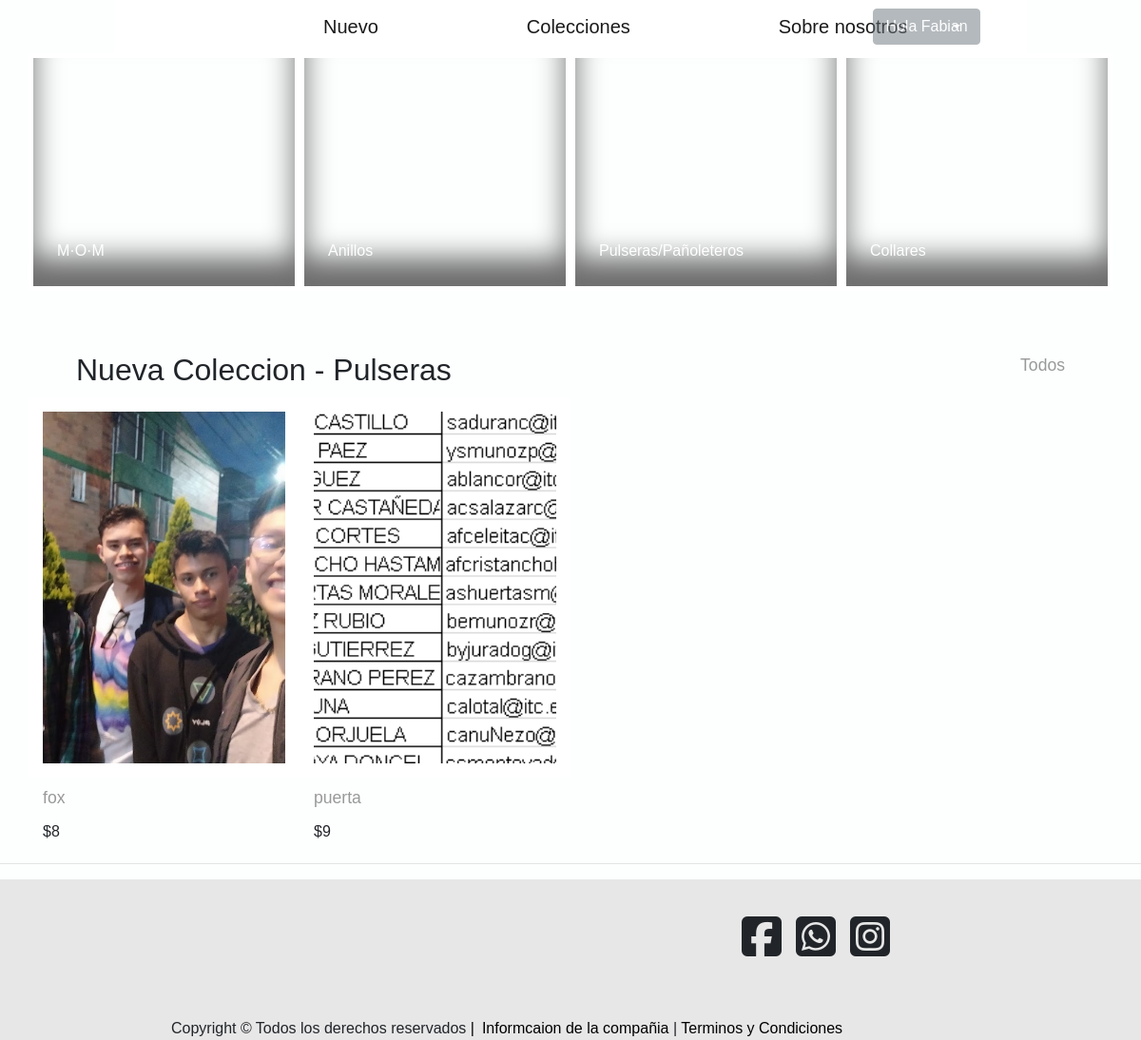
The page /coleccion-pulseras.php (signed in) on the database its author committed.
### tables this page shows
CREATE TABLE `users` (
  `id` int(11) NOT NULL,
  `nombre` varchar(80) NOT NULL,
  `contraseña` varchar(200) NOT NULL,
  `correo` varchar(100) NOT NULL,
  `id_rol` int(11) NOT NULL DEFAULT 1
);

CREATE TABLE `productos` (
  `id` int(11) NOT NULL,
  `nombre` varchar(200) NOT NULL,
  `precio` double NOT NULL,
  `imagen_id` varchar(200) NOT NULL,
  `categoria_id` int(11) NOT NULL
);

### coleccion-pulseras.php (the view, shortened to what this page needs)
<?php
include('conexion.php');
include_once('header.php');
$sql = "SELECT p.* FROM productos p LEFT JOIN categorias c ON p.categoria_id= c.id WHERE p.categoria_id=33 ";
$llamado = $mbd->prepare($sql);
$llamado->execute();
$descripcion = $llamado->fetchAll();
if (isset($_SESSION["id"])) {
  $id = $_SESSION["id"];
  $sql = "SELECT `id`, `correo`,  `nombre`, `contraseña` FROM `users` WHERE `id`= '$id'";
  $sentencia = $mbd->prepare($sql);
  $sentencia->execute();
  $result = $sentencia->fetch(PDO::FETCH_ASSOC);
  if (count($result) > 0) {
    $users = $result;
  } else {
    echo "Mensaje bla bla bla";
  }
}
?>
<body>
  <header>
    <nav class="navbar navbar-expand-lg navbar-light  mx-auto">
      <a class="navbar-brand  ml-5" href="nuevo.php">Nuevo</a>
      <div class="collapse navbar-collapse" id="navbarTogglerDemo02">
        <ul class="navbar-nav mr-auto mt-2 mt-lg-0">
          <li class="nav-item active">
            <a class="navbar-brand" href="#">Colecciones<span class="sr-only">(current)</span></a>
          </li>
          <li class="nav-item">
            <a class="navbar-brand" href="#">Sobre nosotros</a>
          </li>
        </ul>
        <div class="d-grid gap-2  ml-5">
          <?php if (!empty($users)) : ?>
            <div class="btn-group">
            <button style="opacity: 0.5;" type="button" class="btn btn-secondary dropdown-toggle" data-toggle="dropdown" aria-haspopup="true" aria-expanded="false">
            Hola <?= $users["nombre"];
            ?>
            </button>
          </div>
            <?php else :  ?>
              <p style="display: inline; color:lightslategray"><?= "Ingresar" ?></p>
              <a style="display: inline-flex; color:lightslategray" href="/Pulseras/admin.php"><i class="fal fa-user icono"></i> </a>
            <?php endif ?>
        </div>
      </div>
    </nav>
  </header>
  <div style="cursor: pointer;"  class="section--divider">
    <div class="container">
      <div class="row">
      <a class="catalogo1 catalogos" href="coleccion-amigos.php"><div >M·O·M</div></a>
       <a class="catalogo2 catalogos" href="coleccion-anillos.php"> <div >Anillos</div></a>
      <a class="catalogo3 catalogos " href="coleccion-pulseras.php">  <div >Pulseras/Pañoleteros</div></a>
      <a class="catalogo4 catalogos" href="coleccion-collares.php">  <div >Collares</div></a>
      </div>
    </div>
  </div>
  <div style="display: inline; margin:90px ">
    <div>
      <h2 style="float: left;margin-left: 80px; ">Nueva Coleccion - Pulseras</h2>
    </div>
    <div>
      <P style="float: right;margin-right: 80px; ">Todos</P><br>
    </div>
  </div>
  <div class="section--divider">
    <div class="container">
      <div class="row">
      <?php
        foreach ($descripcion as $producto):
        ?>
        <div>
          <div style="background-image:url(imagenes/productos/<?= $producto["imagen_id"]?>)" class="muestras ">
          </div>
          <div class="precios">
            <p><?=$producto["nombre"]?></p>
            <h6>$<?= number_format(floatval($producto["precio"]))?></h6>
          </div>
        </div>
        <?php
        endforeach;
        ?>
      </div>
    </div>
  </div>
  <hr />
  <footer>
    <div class="container-footer">
      <div class="img-icono">
        <div class="colum1">
          <div class="icono-face">
            <a href=""><i class="fab fa-facebook-square iconos-footer"></i></a>
          </div>
          <div class="icono-whats">
            <a href=""><i class="fab fa-whatsapp-square iconos-footer"></i></a>
          </div>
          <div class="icono-ins">
            <a href=""><i class="fab fa-instagram-square iconos-footer"></i></a>
          </div>
        </div>
      </div>
      <div class="footer-copy">
        <div class="copy mr-2">
          Copyright © Todos los derechos reservados <a style="color: black;" href="">|</a>
        </div>
        <div class="informacion">
          <a style="color: black;" href="sobre_nosotros.php"> Informcaion de la compañia </a> | <a style="color: black;" href="">Terminos y Condiciones</a>
        </div>
      </div>
    </div>
  </footer>
</body>
</html>

### style.css (style rules this page uses)
body { background-color:rgb(253, 255, 255); font-family: "DIN Next", sans-serif; }
p { font-weight: bold; margin-bottom: 10px; }
.catalogos { padding-bottom: 25px; padding-left: 25px; border: #ffffff 5px solid; height: 250px; width: 25%; display: inline-flex; margin: 0px; background-size: cover; background-position: center; align-items: flex-start; flex-direction: column; justify-content: flex-end; color: white; box-shadow: 0px -30px 30px 0px rgb(109, 109, 109) inset; margin-bottom: 40px; }
.muestras { padding-bottom: 25px; padding-left: 25px; border: #ffffff 15px solid; height: 400px; width: 285px; display: inline-flex; background-size: cover; background-position: center; align-items: flex-start; flex-direction: column; justify-content: flex-end; }
.precios { margin-left: 15px; }
footer { background-color: white; width: 100%; margin: auto; }
.footer-copy { display: flex; margin-top: 60px; margin-left: 15%; }
.img-icono { display: flex; }
.colum1 { margin-left: 50%; margin-top: 3%; display: flex; }
.iconos-footer { font-size: 300%; }
.icono-whats { margin-left: 15px; }
.icono-ins { margin-left: 15px; }
nav { width: 80%; background-color:white; }
.dropdown-toggle::after { display: block; position: absolute; top: 50%; right: 20px; transform: translateY(-50%); }
p { font-family: 'Poppins', sans-serif; font-size: 1.1em; font-weight: 300; line-height: 1.7em; color: #999; }
a, a:hover, a:focus { color: inherit; text-decoration: none; transition: all 0.3s; }
.navbar-brand { margin-left: 140px; }
.btn-group { right: 100px; }
.container-footer { background-color: #e7e7e7; }

### rows shown on the page
users: nombre "Fabian"
productos: imagen (picture), nombre "fox", precio "8"
productos: imagen (picture), nombre "puerta", precio "9"
